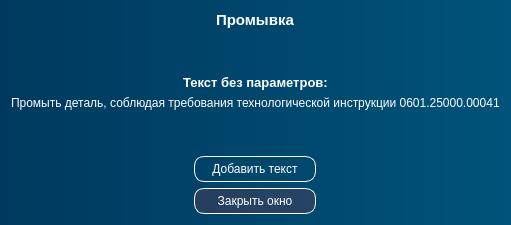
<?xml version="1.0" encoding="UTF-8"?>
<ui version="4.0">
 <class>DialogPromivka</class>
 <widget class="QDialog" name="DialogPromivka">
  <property name="geometry">
   <rect>
    <x>0</x>
    <y>0</y>
    <width>496</width>
    <height>225</height>
   </rect>
  </property>
  <property name="maximumSize">
   <size>
    <width>500</width>
    <height>225</height>
   </size>
  </property>
  <property name="windowTitle">
   <string>Промывка</string>
  </property>
  <property name="styleSheet">
   <string notr="true">color: white;
background-color: qlineargradient(spread:pad, x1:0, y1:0, x2:1, y2:0, stop:0 rgb(0, 57, 95), stop:1 rgb(0, 83, 122))</string>
  </property>
  <layout class="QVBoxLayout" name="verticalLayout">
   <property name="spacing">
    <number>6</number>
   </property>
   <item alignment="Qt::AlignmentFlag::AlignHCenter">
    <widget class="QLabel" name="label_8">
     <property name="font">
      <font>
       <pointsize>11</pointsize>
       <bold>true</bold>
      </font>
     </property>
     <property name="styleSheet">
      <string notr="true">background: none;
</string>
     </property>
     <property name="text">
      <string>Промывка</string>
     </property>
    </widget>
   </item>
   <item>
    <spacer name="verticalSpacer_2">
     <property name="orientation">
      <enum>Qt::Orientation::Vertical</enum>
     </property>
     <property name="sizeHint" stdset="0">
      <size>
       <width>20</width>
       <height>40</height>
      </size>
     </property>
    </spacer>
   </item>
   <item alignment="Qt::AlignmentFlag::AlignHCenter">
    <widget class="QLabel" name="label_24">
     <property name="font">
      <font>
       <pointsize>10</pointsize>
       <bold>true</bold>
      </font>
     </property>
     <property name="styleSheet">
      <string notr="true">background: none;</string>
     </property>
     <property name="text">
      <string>Текст без параметров:</string>
     </property>
    </widget>
   </item>
   <item alignment="Qt::AlignmentFlag::AlignHCenter">
    <widget class="QLabel" name="label_2">
     <property name="styleSheet">
      <string notr="true">background: none;</string>
     </property>
     <property name="text">
      <string>Промыть деталь, соблюдая требования технологической инструкции 0601.25000.00041</string>
     </property>
    </widget>
   </item>
   <item>
    <spacer name="verticalSpacer">
     <property name="orientation">
      <enum>Qt::Orientation::Vertical</enum>
     </property>
     <property name="sizeHint" stdset="0">
      <size>
       <width>20</width>
       <height>40</height>
      </size>
     </property>
    </spacer>
   </item>
   <item alignment="Qt::AlignmentFlag::AlignHCenter">
    <widget class="QPushButton" name="pushButton_save_result">
     <property name="styleSheet">
      <string notr="true">QPushButton {
	border: 1px solid;
	border-color: white;
	border-radius: 10px;
	height: 20px;
	width: 110px;
	background-color: none;
	padding: 2 5 2 5
}
QPushButton:hover {
	background-color: rgb(0, 111, 171)
}
QPushButton:pressed {
	background-color: rgb(0, 53, 93)
}</string>
     </property>
     <property name="text">
      <string>Добавить текст</string>
     </property>
    </widget>
   </item>
   <item alignment="Qt::AlignmentFlag::AlignHCenter">
    <widget class="QPushButton" name="pushButton_close">
     <property name="styleSheet">
      <string notr="true">QPushButton {
	border: 1px solid;
	border-color: white;
	border-radius: 10px;
	height: 20px;
	width: 110px;
	background-color: rgba(247, 38, 38, 40);
	padding: 2 5 2 5
}
QPushButton:hover {
	background-color: rgb(0, 111, 171)
}
QPushButton:pressed {
	background-color: rgb(0, 53, 93)
}</string>
     </property>
     <property name="text">
      <string>Закрыть окно</string>
     </property>
    </widget>
   </item>
  </layout>
 </widget>
 <resources/>
 <connections/>
</ui>
